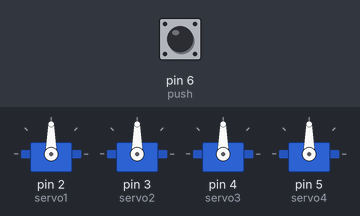
A sketch run on a simulated Arduino Uno, built with avr-gcc and run on an emulated ATmega328P. On the bench: 4 × servo. The test bench sets the inputs (shaded band); at power-on: pin 6 (push) LOW.

Above: at 1.2 s.
1.3 s: pin 6 (push) pulled HIGH for 0.15 s
At 1.6 s:
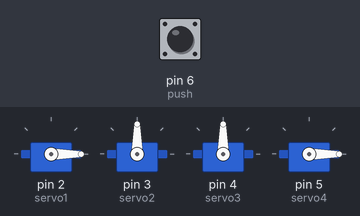
4.3 s: pin 6 (push) pulled HIGH for 1 s
At 4.3 s:
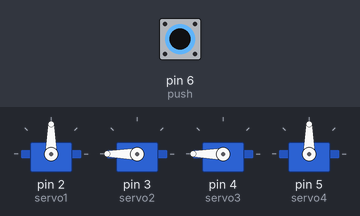
6.8 s: pin 6 (push) pulled HIGH for 3.2 s
At 7.5 s:
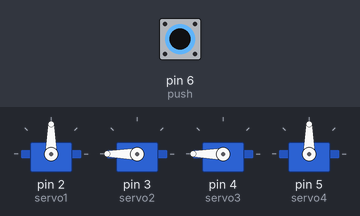
Timing chart, 0 to 17.5 s (numbered marks = the images above; inputs shaded):
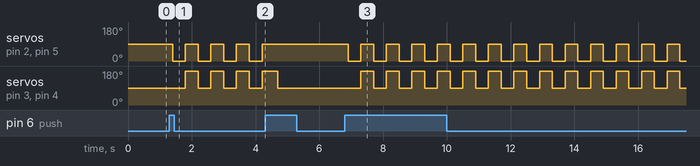

Measured:
- after the input at 1.3 s, servo on pin 2 (servo1), servo on pin 5 (servo4): alternates 90° for 0.40 s and 0° for 0.40 s, starting after 0.10 s; servo on pin 3 (servo2), servo on pin 4 (servo3): alternates 180° for 0.40 s and 90° for 0.40 s, starting after 0.50 s
- after the input at 4.3 s, servo on pin 2 (servo1), servo on pin 5 (servo4): stops changing and stays 90°
- after the input at 6.8 s, servo on pin 2 (servo1), servo on pin 5 (servo4): alternates 90° for 0.40 s and 0° for 0.40 s, starting after 0.10 s; servo on pin 3 (servo2), servo on pin 4 (servo3): alternates 180° for 0.40 s and 90° for 0.40 s, starting after 0.50 s

The sketch:

WalkingArduinoRobot.ino
```cpp
#include <Servo.h>
#define push 6
Servo servo1;
Servo servo2;
Servo servo3;
Servo servo4;

int middle = 90;
int endPoint = 90;
int stepDelay = 400; // Velocidad.
int inicio = 0;
int Actual = 0;
int Anterior = 0;

void setup(){
  servo1.attach(2);
  servo2.attach(3);
  servo3.attach(4);
  servo4.attach(5);
  pinMode(push, INPUT);
}

void loop() {
Actual = digitalRead(push);
 if(Actual && Anterior == 0){
  inicio = 1-inicio;
  delay(100);
} Anterior = Actual;

//servo2 & servo3 == lado izquierdo
//servo1 & servo4 == lado derecho

  servo1.write(middle);
  servo2.write(middle);
  servo3.write(middle);
  servo4.write(middle);


if(inicio == 1) {
 servo1.write(middle - endPoint);
 servo4.write(middle - endPoint);
  delay(stepDelay);
 servo2.write(middle + endPoint);
 servo3.write(middle + endPoint);

 servo1.write(middle);
 servo4.write(middle);
  delay(stepDelay);

 }
}
```
